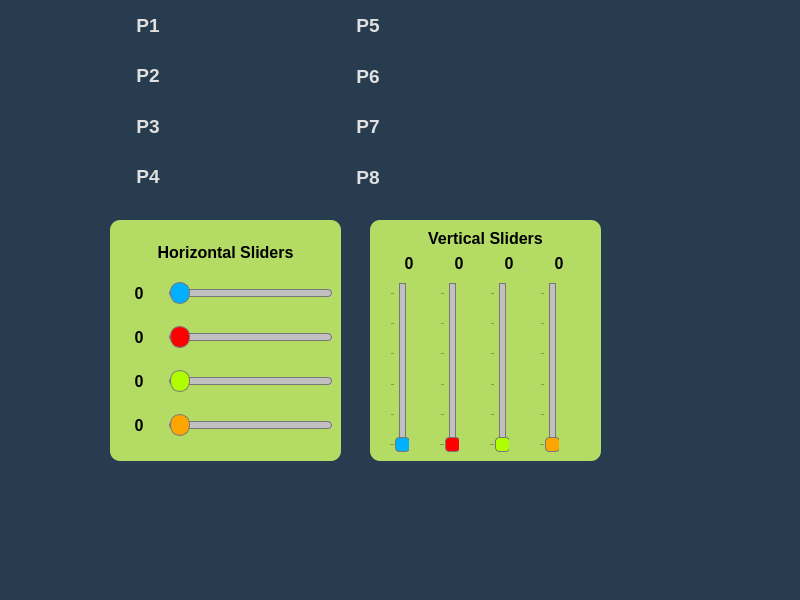
<?xml version="1.0" encoding="UTF-8"?>
<ui version="4.0">
 <class>MainWindow</class>
 <widget class="QMainWindow" name="MainWindow">
  <property name="geometry">
   <rect>
    <x>0</x>
    <y>0</y>
    <width>800</width>
    <height>600</height>
   </rect>
  </property>
  <property name="windowTitle">
   <string>MainWindow</string>
  </property>
  <property name="styleSheet">
   <string notr="true">background-color: rgb(40,60,80);</string>
  </property>
  <widget class="QWidget" name="centralwidget">
   <widget class="QWidget" name="layoutWidget">
    <property name="geometry">
     <rect>
      <x>110</x>
      <y>10</y>
      <width>191</width>
      <height>182</height>
     </rect>
    </property>
    <layout class="QGridLayout" name="gridLayout">
     <property name="horizontalSpacing">
      <number>10</number>
     </property>
     <property name="verticalSpacing">
      <number>20</number>
     </property>
     <item row="0" column="1">
      <widget class="QLabel" name="label_9">
       <property name="maximumSize">
        <size>
         <width>50</width>
         <height>16777215</height>
        </size>
       </property>
       <property name="font">
        <font>
         <pointsize>14</pointsize>
         <weight>75</weight>
         <bold>true</bold>
        </font>
       </property>
       <property name="styleSheet">
        <string notr="true">color: rgb(224, 224, 224);</string>
       </property>
       <property name="text">
        <string>P1</string>
       </property>
       <property name="alignment">
        <set>Qt::AlignCenter</set>
       </property>
      </widget>
     </item>
     <item row="1" column="1">
      <widget class="QLabel" name="label_10">
       <property name="font">
        <font>
         <pointsize>14</pointsize>
         <weight>75</weight>
         <bold>true</bold>
        </font>
       </property>
       <property name="styleSheet">
        <string notr="true">color: rgb(224, 224, 224);</string>
       </property>
       <property name="text">
        <string>P2</string>
       </property>
       <property name="alignment">
        <set>Qt::AlignCenter</set>
       </property>
      </widget>
     </item>
     <item row="3" column="1">
      <widget class="QLabel" name="label_12">
       <property name="font">
        <font>
         <pointsize>14</pointsize>
         <weight>75</weight>
         <bold>true</bold>
        </font>
       </property>
       <property name="styleSheet">
        <string notr="true">color: rgb(224, 224, 224);</string>
       </property>
       <property name="text">
        <string>P4</string>
       </property>
       <property name="alignment">
        <set>Qt::AlignCenter</set>
       </property>
      </widget>
     </item>
     <item row="2" column="1">
      <widget class="QLabel" name="label_11">
       <property name="font">
        <font>
         <pointsize>14</pointsize>
         <weight>75</weight>
         <bold>true</bold>
        </font>
       </property>
       <property name="styleSheet">
        <string notr="true">color: rgb(224, 224, 224);</string>
       </property>
       <property name="text">
        <string>P3</string>
       </property>
       <property name="alignment">
        <set>Qt::AlignCenter</set>
       </property>
      </widget>
     </item>
     <item row="2" column="2">
      <widget class="PySwitch" name="pyswitch_3" native="true">
       <property name="minimumSize">
        <size>
         <width>90</width>
         <height>30</height>
        </size>
       </property>
      </widget>
     </item>
     <item row="1" column="2">
      <widget class="PySwitch" name="pyswitch_2" native="true">
       <property name="minimumSize">
        <size>
         <width>90</width>
         <height>30</height>
        </size>
       </property>
      </widget>
     </item>
     <item row="0" column="2">
      <widget class="PySwitch" name="pyswitch_1" native="true">
       <property name="minimumSize">
        <size>
         <width>90</width>
         <height>30</height>
        </size>
       </property>
       <property name="maximumSize">
        <size>
         <width>90</width>
         <height>30</height>
        </size>
       </property>
      </widget>
     </item>
     <item row="3" column="2">
      <widget class="PySwitch" name="pyswitch_4" native="true">
       <property name="minimumSize">
        <size>
         <width>90</width>
         <height>30</height>
        </size>
       </property>
      </widget>
     </item>
    </layout>
   </widget>
   <widget class="QWidget" name="layoutWidget_2">
    <property name="geometry">
     <rect>
      <x>330</x>
      <y>10</y>
      <width>191</width>
      <height>182</height>
     </rect>
    </property>
    <layout class="QGridLayout" name="gridLayout_2">
     <property name="horizontalSpacing">
      <number>10</number>
     </property>
     <property name="verticalSpacing">
      <number>20</number>
     </property>
     <item row="0" column="1">
      <widget class="QLabel" name="label_13">
       <property name="maximumSize">
        <size>
         <width>50</width>
         <height>16777215</height>
        </size>
       </property>
       <property name="font">
        <font>
         <pointsize>14</pointsize>
         <weight>75</weight>
         <bold>true</bold>
        </font>
       </property>
       <property name="styleSheet">
        <string notr="true">color: rgb(224, 224, 224);</string>
       </property>
       <property name="text">
        <string>P5</string>
       </property>
       <property name="alignment">
        <set>Qt::AlignCenter</set>
       </property>
      </widget>
     </item>
     <item row="1" column="1">
      <widget class="QLabel" name="label_14">
       <property name="font">
        <font>
         <pointsize>14</pointsize>
         <weight>75</weight>
         <bold>true</bold>
        </font>
       </property>
       <property name="styleSheet">
        <string notr="true">color: rgb(224, 224, 224);</string>
       </property>
       <property name="text">
        <string>P6</string>
       </property>
       <property name="alignment">
        <set>Qt::AlignCenter</set>
       </property>
      </widget>
     </item>
     <item row="3" column="1">
      <widget class="QLabel" name="label_15">
       <property name="font">
        <font>
         <pointsize>14</pointsize>
         <weight>75</weight>
         <bold>true</bold>
        </font>
       </property>
       <property name="styleSheet">
        <string notr="true">color: rgb(224, 224, 224);</string>
       </property>
       <property name="text">
        <string>P8</string>
       </property>
       <property name="alignment">
        <set>Qt::AlignCenter</set>
       </property>
      </widget>
     </item>
     <item row="2" column="1">
      <widget class="QLabel" name="label_16">
       <property name="font">
        <font>
         <pointsize>14</pointsize>
         <weight>75</weight>
         <bold>true</bold>
        </font>
       </property>
       <property name="styleSheet">
        <string notr="true">color: rgb(224, 224, 224);</string>
       </property>
       <property name="text">
        <string>P7</string>
       </property>
       <property name="alignment">
        <set>Qt::AlignCenter</set>
       </property>
      </widget>
     </item>
     <item row="2" column="2">
      <widget class="PyAnimatedToggle" name="pyanimated_3" native="true">
       <property name="minimumSize">
        <size>
         <width>90</width>
         <height>30</height>
        </size>
       </property>
      </widget>
     </item>
     <item row="1" column="2">
      <widget class="PyAnimatedToggle" name="pyanimated_2" native="true">
       <property name="minimumSize">
        <size>
         <width>90</width>
         <height>30</height>
        </size>
       </property>
      </widget>
     </item>
     <item row="0" column="2">
      <widget class="PyAnimatedToggle" name="pyanimated_1" native="true">
       <property name="minimumSize">
        <size>
         <width>90</width>
         <height>30</height>
        </size>
       </property>
       <property name="maximumSize">
        <size>
         <width>90</width>
         <height>16777215</height>
        </size>
       </property>
      </widget>
     </item>
     <item row="3" column="2">
      <widget class="PyAnimatedToggle" name="pyanimated_4" native="true">
       <property name="minimumSize">
        <size>
         <width>90</width>
         <height>30</height>
        </size>
       </property>
      </widget>
     </item>
    </layout>
   </widget>
   <widget class="QFrame" name="frame_VS">
    <property name="geometry">
     <rect>
      <x>370</x>
      <y>220</y>
      <width>231</width>
      <height>241</height>
     </rect>
    </property>
    <property name="styleSheet">
     <string notr="true">background-color: rgb(180, 220, 100);
border-radius:10px;</string>
    </property>
    <property name="frameShape">
     <enum>QFrame::StyledPanel</enum>
    </property>
    <property name="frameShadow">
     <enum>QFrame::Raised</enum>
    </property>
    <layout class="QVBoxLayout" name="verticalLayout_VS">
     <item>
      <widget class="QLabel" name="label_VS">
       <property name="font">
        <font>
         <pointsize>12</pointsize>
         <weight>75</weight>
         <bold>true</bold>
        </font>
       </property>
       <property name="text">
        <string>Vertical Sliders</string>
       </property>
       <property name="alignment">
        <set>Qt::AlignCenter</set>
       </property>
      </widget>
     </item>
     <item>
      <layout class="QGridLayout" name="Layout_VS">
       <property name="horizontalSpacing">
        <number>0</number>
       </property>
       <property name="verticalSpacing">
        <number>10</number>
       </property>
       <item row="0" column="0">
        <widget class="QLabel" name="label_VS_1">
         <property name="minimumSize">
          <size>
           <width>40</width>
           <height>0</height>
          </size>
         </property>
         <property name="font">
          <font>
           <pointsize>12</pointsize>
           <weight>75</weight>
           <bold>true</bold>
          </font>
         </property>
         <property name="text">
          <string>0</string>
         </property>
         <property name="alignment">
          <set>Qt::AlignCenter</set>
         </property>
        </widget>
       </item>
       <item row="0" column="1">
        <widget class="QLabel" name="label_VS_2">
         <property name="minimumSize">
          <size>
           <width>40</width>
           <height>0</height>
          </size>
         </property>
         <property name="font">
          <font>
           <pointsize>12</pointsize>
           <weight>75</weight>
           <bold>true</bold>
          </font>
         </property>
         <property name="text">
          <string>0</string>
         </property>
         <property name="alignment">
          <set>Qt::AlignCenter</set>
         </property>
        </widget>
       </item>
       <item row="0" column="2">
        <widget class="QLabel" name="label_VS_3">
         <property name="minimumSize">
          <size>
           <width>40</width>
           <height>0</height>
          </size>
         </property>
         <property name="font">
          <font>
           <pointsize>12</pointsize>
           <weight>75</weight>
           <bold>true</bold>
          </font>
         </property>
         <property name="text">
          <string>0</string>
         </property>
         <property name="alignment">
          <set>Qt::AlignCenter</set>
         </property>
        </widget>
       </item>
       <item row="0" column="3">
        <widget class="QLabel" name="label_VS_4">
         <property name="minimumSize">
          <size>
           <width>40</width>
           <height>0</height>
          </size>
         </property>
         <property name="font">
          <font>
           <pointsize>12</pointsize>
           <weight>75</weight>
           <bold>true</bold>
          </font>
         </property>
         <property name="text">
          <string>0</string>
         </property>
         <property name="alignment">
          <set>Qt::AlignCenter</set>
         </property>
        </widget>
       </item>
       <item row="1" column="0">
        <widget class="QSlider" name="VSlider_1">
         <property name="minimumSize">
          <size>
           <width>0</width>
           <height>120</height>
          </size>
         </property>
         <property name="maximumSize">
          <size>
           <width>16777215</width>
           <height>16777215</height>
          </size>
         </property>
         <property name="styleSheet">
          <string notr="true">QSlider::groove:horizontal{
border: 1px solid #bbb;
width: 10px;
border-radius: 4px;
}
QSlider::sub-page:vertical{
background: #C0C0C0;
border: 1px solid #777;
width: 10px;
border-radius: 4px;
}
QSlider::add-page:vertical {
background: QLinearGradient( x1: 0, y1: 0, x2: 1, y2: 0, stop: 0 #78d,  stop: 1 #238 );
border: 1px solid #777;
width: 10px;
border-radius: 4px;
}
QSlider::handle:vertical {
background: #00b0ff;
border: 1px solid #777;
height: 13px;
border-radius: 4px;
}
QSlider::handle:vertical:hover {
background: #E0e0e0;
border: 1px solid #444;
border-radius: 4px;
}

</string>
         </property>
         <property name="maximum">
          <number>255</number>
         </property>
         <property name="orientation">
          <enum>Qt::Vertical</enum>
         </property>
         <property name="tickPosition">
          <enum>QSlider::TicksAbove</enum>
         </property>
         <property name="tickInterval">
          <number>50</number>
         </property>
        </widget>
       </item>
       <item row="1" column="1">
        <widget class="QSlider" name="VSlider_2">
         <property name="minimumSize">
          <size>
           <width>0</width>
           <height>120</height>
          </size>
         </property>
         <property name="styleSheet">
          <string notr="true">QSlider::groove:horizontal{
border: 1px solid #bbb;
width: 10px;
border-radius: 4px;
}
QSlider::sub-page:vertical{
background: #C0C0C0;
border: 1px solid #777;
width: 10px;
border-radius: 4px;
}
QSlider::add-page:vertical {
background: QLinearGradient( x1: 0, y1: 0, x2: 1, y2: 0, stop: 0 #f88,  stop: 1 #822);
border: 1px solid #777;
width: 10px;
border-radius: 4px;
}
QSlider::handle:vertical {
background: #ff0000;
border: 1px solid #777;
border-radius: 4px;
}
QSlider::handle:vertical:hover {
background: #e0e0e0;
border: 1px solid #444;
border-radius: 4px;
}
</string>
         </property>
         <property name="maximum">
          <number>255</number>
         </property>
         <property name="orientation">
          <enum>Qt::Vertical</enum>
         </property>
         <property name="tickPosition">
          <enum>QSlider::TicksAbove</enum>
         </property>
         <property name="tickInterval">
          <number>50</number>
         </property>
        </widget>
       </item>
       <item row="1" column="2">
        <widget class="QSlider" name="VSlider_3">
         <property name="minimumSize">
          <size>
           <width>0</width>
           <height>120</height>
          </size>
         </property>
         <property name="styleSheet">
          <string notr="true">QSlider::groove:horizontal{
border: 1px solid #bbb;
width: 10px;
border-radius: 4px;
}
QSlider::sub-page:vertical{
background: #C0C0C0;
border: 1px solid #777;
width: 10px;
border-radius: 4px;
}
QSlider::add-page:vertical {
background: QLinearGradient( x1: 0, y1: 0, x2: 1, y2: 0, stop: 0 #8d7,  stop: 1 #473);
border: 1px solid #777;
width: 10px;
border-radius: 4px;
}
QSlider::handle:vertical {
background: #b0ff00;
border: 1px solid #777;
height: 13px;
margin-top: -2px;
margin-bottom: -2px;
border-radius: 4px;
}
QSlider::handle:vertical:hover {
background: #e0e0e0;
border: 1px solid #444;
border-radius: 4px;
}</string>
         </property>
         <property name="maximum">
          <number>255</number>
         </property>
         <property name="orientation">
          <enum>Qt::Vertical</enum>
         </property>
         <property name="tickPosition">
          <enum>QSlider::TicksAbove</enum>
         </property>
         <property name="tickInterval">
          <number>50</number>
         </property>
        </widget>
       </item>
       <item row="1" column="3">
        <widget class="QSlider" name="VSlider_4">
         <property name="minimumSize">
          <size>
           <width>0</width>
           <height>120</height>
          </size>
         </property>
         <property name="layoutDirection">
          <enum>Qt::LeftToRight</enum>
         </property>
         <property name="styleSheet">
          <string notr="true">QSlider::groove:horizontal{
border: 1px solid #bbb;
width: 10px;
border-radius: 4px;
}
QSlider::sub-page:vertical{
background: #C0C0C0;
border: 1px solid #777;
width: 10px;
border-radius: 4px;
}
QSlider::add-page:vertical {
background: QLinearGradient( x1: 0, y1: 0, x2: 1, y2: 0, stop: 0 #fa0,  stop: 1 #a80);
border: 1px solid #777;
width: 10px;
border-radius: 4px;
}
QSlider::handle:vertical {
background: #FFA500;
border: 1px solid #777;
height: 13px;
margin-top: -2px;
margin-bottom: -2px;
border-radius: 4px;
}
QSlider::handle:vertical:hover {
background: #e0e0e0;
border: 1px solid #444;
border-radius: 4px;
}</string>
         </property>
         <property name="maximum">
          <number>255</number>
         </property>
         <property name="orientation">
          <enum>Qt::Vertical</enum>
         </property>
         <property name="invertedAppearance">
          <bool>false</bool>
         </property>
         <property name="invertedControls">
          <bool>false</bool>
         </property>
         <property name="tickPosition">
          <enum>QSlider::TicksAbove</enum>
         </property>
         <property name="tickInterval">
          <number>50</number>
         </property>
        </widget>
       </item>
      </layout>
     </item>
    </layout>
   </widget>
   <widget class="QFrame" name="frame_HS">
    <property name="geometry">
     <rect>
      <x>110</x>
      <y>220</y>
      <width>231</width>
      <height>241</height>
     </rect>
    </property>
    <property name="styleSheet">
     <string notr="true">background-color: rgb(180, 220, 100);
border-radius:10px;</string>
    </property>
    <property name="frameShape">
     <enum>QFrame::StyledPanel</enum>
    </property>
    <property name="frameShadow">
     <enum>QFrame::Raised</enum>
    </property>
    <layout class="QVBoxLayout" name="verticalLayout_HS">
     <item>
      <widget class="QLabel" name="label_HS">
       <property name="minimumSize">
        <size>
         <width>0</width>
         <height>20</height>
        </size>
       </property>
       <property name="maximumSize">
        <size>
         <width>16777215</width>
         <height>20</height>
        </size>
       </property>
       <property name="font">
        <font>
         <pointsize>12</pointsize>
         <weight>75</weight>
         <bold>true</bold>
        </font>
       </property>
       <property name="text">
        <string>Horizontal Sliders</string>
       </property>
       <property name="alignment">
        <set>Qt::AlignCenter</set>
       </property>
      </widget>
     </item>
     <item>
      <layout class="QGridLayout" name="Layout_HS">
       <property name="horizontalSpacing">
        <number>10</number>
       </property>
       <property name="verticalSpacing">
        <number>20</number>
       </property>
       <item row="0" column="0">
        <widget class="QLabel" name="label_HS_1">
         <property name="minimumSize">
          <size>
           <width>40</width>
           <height>0</height>
          </size>
         </property>
         <property name="font">
          <font>
           <pointsize>12</pointsize>
           <weight>75</weight>
           <bold>true</bold>
          </font>
         </property>
         <property name="text">
          <string>0</string>
         </property>
         <property name="alignment">
          <set>Qt::AlignCenter</set>
         </property>
        </widget>
       </item>
       <item row="0" column="1">
        <widget class="QSlider" name="HSlider_1">
         <property name="minimumSize">
          <size>
           <width>0</width>
           <height>24</height>
          </size>
         </property>
         <property name="styleSheet">
          <string notr="true">QSlider::groove:horizontal {
border: 1px solid #bbb;
height: 6px;
border-radius: 2px;
}
QSlider::sub-page:horizontal {
background: #8000b0ff;
border: 1px solid #777;
height: 5px;
border-radius: 4px;
}

QSlider::add-page:horizontal {
background: #c0c0c0;
border: 1px solid #777;
height: 5px;
border-radius: 4px;
}

QSlider::handle:horizontal {
background: #00b0ff;
border: 1px solid #777;
width: 18px;
margin-top: -8px;
margin-bottom: -8px;
border-radius: 10px;
}
QSlider::handle:horizontal:hover {
background: #f0f0f0;
}</string>
         </property>
         <property name="maximum">
          <number>255</number>
         </property>
         <property name="orientation">
          <enum>Qt::Horizontal</enum>
         </property>
         <property name="tickPosition">
          <enum>QSlider::NoTicks</enum>
         </property>
         <property name="tickInterval">
          <number>50</number>
         </property>
        </widget>
       </item>
       <item row="1" column="0">
        <widget class="QLabel" name="label_HS_2">
         <property name="font">
          <font>
           <pointsize>12</pointsize>
           <weight>75</weight>
           <bold>true</bold>
          </font>
         </property>
         <property name="text">
          <string>0</string>
         </property>
         <property name="alignment">
          <set>Qt::AlignCenter</set>
         </property>
        </widget>
       </item>
       <item row="1" column="1">
        <widget class="QSlider" name="HSlider_2">
         <property name="minimumSize">
          <size>
           <width>0</width>
           <height>24</height>
          </size>
         </property>
         <property name="styleSheet">
          <string notr="true">QSlider::groove:horizontal {
border: 1px solid #bbb;
height: 6px;
border-radius: 2px;
}
QSlider::sub-page:horizontal {
background: #80ff0000;
border: 1px solid #777;
height: 5px;
border-radius: 4px;
}

QSlider::add-page:horizontal {
background: #c0c0c0;
border: 1px solid #777;
height: 5px;
border-radius: 4px;
}

QSlider::handle:horizontal {
background: #ff0000;
border: 1px solid #777;
width: 18px;
margin-top: -8px;
margin-bottom: -8px;
border-radius: 10px;
}
QSlider::handle:horizontal:hover {
background: #f0f0f0;
}</string>
         </property>
         <property name="maximum">
          <number>255</number>
         </property>
         <property name="orientation">
          <enum>Qt::Horizontal</enum>
         </property>
        </widget>
       </item>
       <item row="2" column="0">
        <widget class="QLabel" name="label_HS_3">
         <property name="font">
          <font>
           <pointsize>12</pointsize>
           <weight>75</weight>
           <bold>true</bold>
          </font>
         </property>
         <property name="text">
          <string>0</string>
         </property>
         <property name="alignment">
          <set>Qt::AlignCenter</set>
         </property>
        </widget>
       </item>
       <item row="2" column="1">
        <widget class="QSlider" name="HSlider_3">
         <property name="minimumSize">
          <size>
           <width>0</width>
           <height>24</height>
          </size>
         </property>
         <property name="styleSheet">
          <string notr="true">QSlider::groove:horizontal {
border: 1px solid #bbb;
height: 6px;
border-radius: 2px;
}
QSlider::sub-page:horizontal {
background: #80B0FF00;
border: 1px solid #777;
height: 5px;
border-radius: 4px;
}

QSlider::add-page:horizontal {
background: #c0c0c0;
border: 1px solid #777;
height: 5px;
border-radius: 4px;
}

QSlider::handle:horizontal {
background: #B0FF00;
border: 1px solid #777;
width: 18px;
margin-top: -8px;
margin-bottom: -8px;
border-radius: 10px;
}
QSlider::handle:horizontal:hover {
background: #f0f0f0;
}</string>
         </property>
         <property name="maximum">
          <number>255</number>
         </property>
         <property name="orientation">
          <enum>Qt::Horizontal</enum>
         </property>
        </widget>
       </item>
       <item row="3" column="0">
        <widget class="QLabel" name="label_HS_4">
         <property name="font">
          <font>
           <pointsize>12</pointsize>
           <weight>75</weight>
           <bold>true</bold>
          </font>
         </property>
         <property name="text">
          <string>0</string>
         </property>
         <property name="alignment">
          <set>Qt::AlignCenter</set>
         </property>
        </widget>
       </item>
       <item row="3" column="1">
        <widget class="QSlider" name="HSlider_4">
         <property name="minimumSize">
          <size>
           <width>0</width>
           <height>24</height>
          </size>
         </property>
         <property name="styleSheet">
          <string notr="true">QSlider::groove:horizontal {
border: 1px solid #bbb;
height: 6px;
border-radius: 2px;
}
QSlider::sub-page:horizontal {
background: #80FFA500;
border: 1px solid #777;
height: 5px;
border-radius: 4px;
}

QSlider::add-page:horizontal {
background: #c0c0c0;
border: 1px solid #777;
height: 5px;
border-radius: 4px;
}

QSlider::handle:horizontal {
background: #FFA500;
border: 1px solid #777;
width: 18px;
margin-top: -8px;
margin-bottom: -8px;
border-radius: 10px;
}
QSlider::handle:horizontal:hover {
background: #f0f0f0;
}




</string>
         </property>
         <property name="maximum">
          <number>255</number>
         </property>
         <property name="orientation">
          <enum>Qt::Horizontal</enum>
         </property>
        </widget>
       </item>
      </layout>
     </item>
    </layout>
   </widget>
  </widget>
  <widget class="QMenuBar" name="menubar">
   <property name="geometry">
    <rect>
     <x>0</x>
     <y>0</y>
     <width>800</width>
     <height>21</height>
    </rect>
   </property>
  </widget>
  <widget class="QStatusBar" name="statusbar"/>
 </widget>
 <customwidgets>
  <customwidget>
   <class>PySwitch</class>
   <extends>QWidget</extends>
   <header>widgets.pyswitch</header>
   <container>1</container>
  </customwidget>
  <customwidget>
   <class>PyAnimatedToggle</class>
   <extends>QWidget</extends>
   <header>widgets.pyanimatedtoggle</header>
   <container>1</container>
  </customwidget>
 </customwidgets>
 <resources/>
 <connections/>
</ui>
